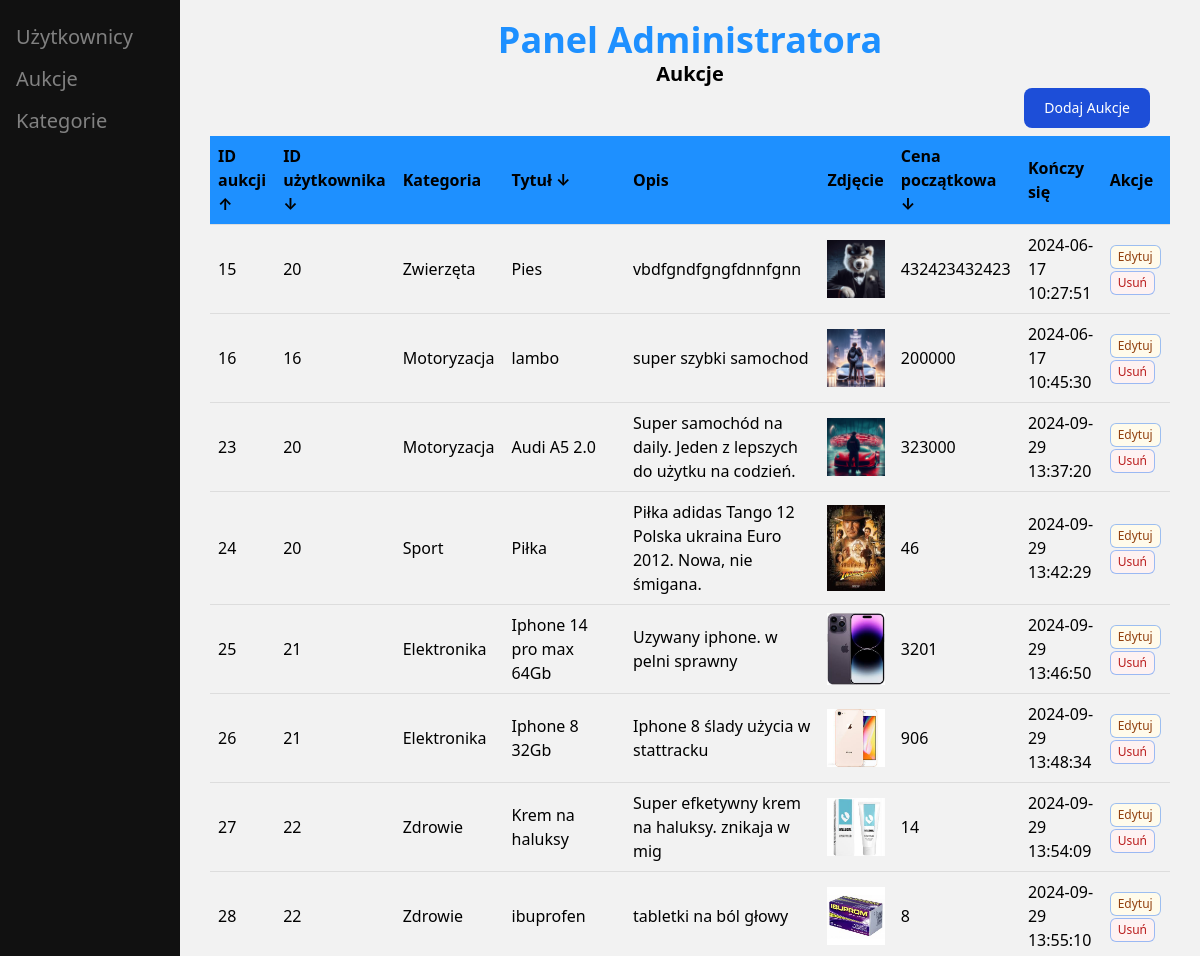
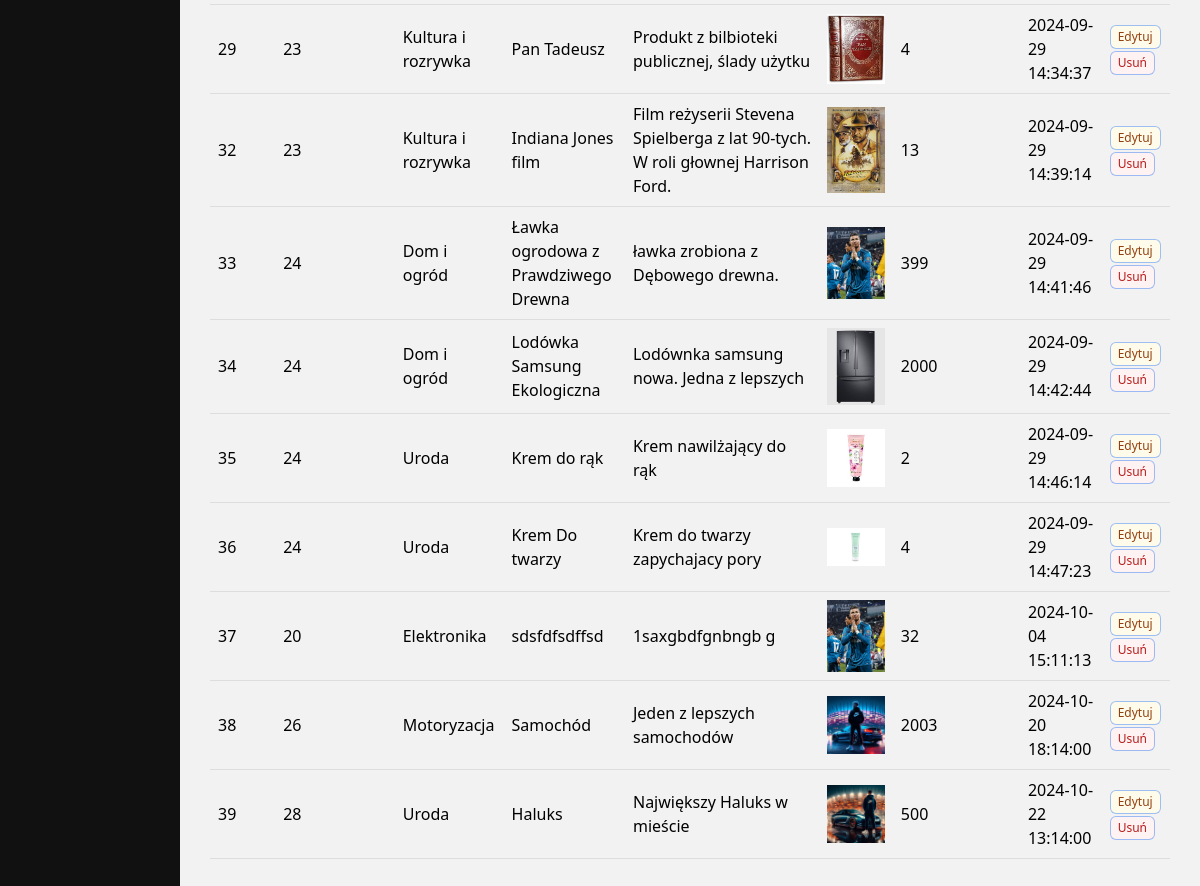
The app's page /dist/auctions_admin.php?sortByAuctionID=asc (signed in) with its own data (2 pictures, top to bottom).
### tables this page shows
CREATE TABLE `auctions` (
  `id_auction` int(11) NOT NULL,
  `id_user` int(11) NOT NULL,
  `id_category` int(11) NOT NULL,
  `title` varchar(50) NOT NULL,
  `description` varchar(1000) NOT NULL,
  `image` varchar(255) NOT NULL,
  `start_price` double NOT NULL,
  `end_time` datetime NOT NULL DEFAULT current_timestamp(),
  `highest_bidder_id` int(11) DEFAULT NULL,
  `status` varchar(50) NOT NULL DEFAULT 'active'
);

CREATE TABLE `categories` (
  `id_category` int(11) NOT NULL,
  `category_name` varchar(100) NOT NULL
);

### scripts/filtr_auctions_admin.php (called while the page is built, shortened)
<?php
    $sortByAuctionID = isset($_GET['sortByAuctionID']) ? $_GET['sortByAuctionID'] : '';
    $sortByUserID = isset($_GET['sortByUserID']) ? $_GET['sortByUserID'] : '';
    $sortByTitle = isset($_GET['sortByTitle']) ? $_GET['sortByTitle'] : '';
    $sortByStartPrice = isset($_GET['sortByStartPrice']) ? $_GET['sortByStartPrice'] : '';
?>

### dist/auctions_admin.php (the view, shortened to what this page needs)
<?php
    include_once "../scripts/filtr_auctions_admin.php";
    $sql = "SELECT auctions.*, categories.category_name
    FROM auctions
    JOIN categories ON auctions.id_category = categories.id_category";
    $stmt = $conn->prepare($sql);
    $stmt->execute();
    $auctions = $stmt->fetchAll(PDO::FETCH_ASSOC);
?>
<!DOCTYPE html>
<html lang="en">
<head>
    <link rel="stylesheet" href="../src/auctions_admin.css">
    <link href="https://cdn.jsdelivr.net/npm/tailwindcss@2.2.19/dist/tailwind.min.css" rel="stylesheet">
</head>
<body>
    <div class="sidebar">
        <a href="admin.php"><i class="fa fa-fw fa-user"></i> Użytkownicy</a>
        <a href="auctions_admin.php"><i class="fa fa-clipboard"></i> Aukcje</a>
        <a href="category_admin.php"><i class="fa fa-clipboard"></i> Kategorie</a>
    </div>
    <div class="main">
        <h1 class="font-bold text-4xl ">Panel Administratora</h1>
        <h2 class="font-bold text-xl">Aukcje</h2>
        <div class="flex justify-end mr-5"><button type="button" class="ml-3 text-white bg-blue-700 hover:bg-blue-800 focus:ring-4 focus:ring-blue-300 font-medium rounded-lg text-sm px-5 py-2.5 me-2 mb-2 dark:bg-blue-600 dark:hover:bg-blue-700 focus:outline-none dark:focus:ring-blue-800"><a href="add_admin_auction.php">Dodaj Aukcje</a></button></div>
        <table>
            <tr>
                <th><a href="?sortByAuctionID=<?php echo $sortByAuctionID === 'asc' ? 'desc' : 'asc'; ?>">ID aukcji <?php if ($sortByAuctionID === 'asc') echo "&#8593;"; else echo "&#8595;"; ?></a></th>
                <th><a href="?sortByUserID=<?php echo $sortByUserID === 'asc' ? 'desc' : 'asc'; ?>">ID użytkownika <?php if ($sortByUserID === 'asc') echo "&#8593;"; else echo "&#8595;"; ?></a></th>
                <th>Kategoria</th>
                <th><a href="?sortByTitle=<?php echo $sortByTitle === 'asc' ? 'desc' : 'asc'; ?>">Tytuł <?php if ($sortByTitle === 'asc') echo "&#8593;"; else echo "&#8595;"; ?></a></th>
                <th>Opis</th>
                <th>Zdjęcie</th>
                <th><a href="?sortByStartPrice=<?php echo $sortByStartPrice === 'asc' ? 'desc' : 'asc'; ?>">Cena początkowa <?php if ($sortByStartPrice === 'asc') echo "&#8593;"; else echo "&#8595;"; ?></a></th>
                <th>Kończy się</th>
                <th>Akcje</th>
            </tr>
             <?php foreach ($auctions as $auction): ?>
                <tr>
                <td><?php echo htmlspecialchars($auction['id_auction']); ?></td>
                <td><?php echo htmlspecialchars($auction['id_user']); ?></td>
                <td><?php echo htmlspecialchars($auction['category_name']); ?></td>
                    <td><?php echo htmlspecialchars($auction['title']); ?></td>
                    <td><?php echo htmlspecialchars($auction['description']); ?></td>
                    <td><img src="<?php echo htmlspecialchars($auction['image']); ?>" alt="Zdjęcie produktu" width="100"></td>
                    <td><?php echo htmlspecialchars($auction['start_price']); ?></td>
                    <td><?php echo htmlspecialchars($auction['end_time']); ?></td>
                    <td>
                        <span class="inline-flex items-center rounded-md bg-yellow-50 px-2 py-1 text-xs font-medium text-yellow-800 ring-1 ring-inset ring-yellow-600/20"><a href="edit_auction.php?id=<?php echo htmlspecialchars($auction['id_auction']); ?>">Edytuj</a></span>
                        <span class="inline-flex items-center rounded-md bg-red-50 px-2 py-1 text-xs font-medium text-red-700 ring-1 ring-inset ring-red-600/10"><a href="../scripts/delete_auctions_admin.php?id=<?php echo htmlspecialchars($auction['id_auction']); ?>">Usuń</a></span>
                    </td>
                </tr>
            <?php endforeach; ?>
        </table>
    </div>
</body>
</html>

### src/auctions_admin.css (style rules this page uses)
body { font-family: Arial, sans-serif; background-color: #f2f2f2; padding: 20px; }
h1 { text-align: center; color: #1E90FF; }
h2 { text-align: center; }
table { width: 100%; border-collapse: collapse; margin-bottom: 20px; }
th, td { padding: 8px; text-align: left; border-bottom: 1px solid #ddd; }
th { background-color: #1E90FF; }
.sidebar { height: 100%; width: 180px; position: fixed; z-index: 1; top: 0; left: 0; background-color: #111; overflow-x: hidden; padding-top: 16px; }
.sidebar a { padding: 6px 8px 6px 16px; text-decoration: none; font-size: 20px; color: #818181; display: block; }
.main { margin-left: 180px; padding: 0px 10px; }

### records on screen
auctions: id_auction "15", id_user "20", id_category.category_name "Zwierzęta", title "Pies", description "vbdfgndfgngfdnnfgnn", image (picture), start_price "432423432423", end_time "2024-06-17 10:27:51"
auctions: id_auction "16", id_user "16", id_category.category_name "Motoryzacja", title "lambo", description "super szybki samochod", image (picture), start_price "200000", end_time "2024-06-17 10:45:30"
auctions: id_auction "23", id_user "20", id_category.category_name "Motoryzacja", title "Audi A5 2.0", description "Super samochód na daily. Jeden z lepszych do użytku na codzień.", image (picture), start_price "323000", end_time "2024-09-29 13:37:20"
auctions: id_auction "24", id_user "20", id_category.category_name "Sport", title "Piłka", description "Piłka adidas Tango 12 Polska ukraina Euro 2012. Nowa, nie śmigana.", image (picture), start_price "46", end_time "2024-09-29 13:42:29"
auctions: id_auction "25", id_user "21", id_category.category_name "Elektronika", title "Iphone 14 pro max 64Gb", description "Uzywany iphone. w pelni sprawny", image (picture), start_price "3201", end_time "2024-09-29 13:46:50"
auctions: id_auction "26", id_user "21", id_category.category_name "Elektronika", title "Iphone 8 32Gb", description "Iphone 8 ślady użycia w stattracku", image (picture), start_price "906", end_time "2024-09-29 13:48:34"
auctions: id_auction "27", id_user "22", id_category.category_name "Zdrowie", title "Krem na haluksy", description "Super efketywny krem na haluksy. znikaja w mig", image (picture), start_price "14", end_time "2024-09-29 13:54:09"
auctions: id_auction "28", id_user "22", id_category.category_name "Zdrowie", title "ibuprofen", description "tabletki na ból głowy", image (picture), start_price "8", end_time "2024-09-29 13:55:10"
auctions: id_auction "29", id_user "23", id_category.category_name "Kultura i rozrywka", title "Pan Tadeusz", description "Produkt z bilbioteki publicznej, ślady użytku", image (picture), start_price "4", end_time "2024-09-29 14:34:37"
auctions: id_auction "32", id_user "23", id_category.category_name "Kultura i rozrywka", title "Indiana Jones film", description "Film reżyserii Stevena Spielberga z lat 90-tych. W roli głownej Harrison Ford.", image (picture), start_price "13", end_time "2024-09-29 14:39:14"
auctions: id_auction "33", id_user "24", id_category.category_name "Dom i ogród", title "Ławka ogrodowa z Prawdziwego Drewna", description "ławka zrobiona z Dębowego drewna.", image (picture), start_price "399", end_time "2024-09-29 14:41:46"
auctions: id_auction "34", id_user "24", id_category.category_name "Dom i ogród", title "Lodówka Samsung Ekologiczna", description "Lodównka samsung nowa. Jedna z lepszych", image (picture), start_price "2000", end_time "2024-09-29 14:42:44"
auctions: id_auction "35", id_user "24", id_category.category_name "Uroda", title "Krem do rąk", description "Krem nawilżający do rąk", image (picture), start_price "2", end_time "2024-09-29 14:46:14"
auctions: id_auction "36", id_user "24", id_category.category_name "Uroda", title "Krem Do twarzy", description "Krem do twarzy zapychajacy pory", image (picture), start_price "4", end_time "2024-09-29 14:47:23"
auctions: id_auction "37", id_user "20", id_category.category_name "Elektronika", title "sdsfdfsdffsd", description "1saxgbdfgnbngb g", image (picture), start_price "32", end_time "2024-10-04 15:11:13"
auctions: id_auction "38", id_user "26", id_category.category_name "Motoryzacja", title "Samochód", description "Jeden z lepszych samochodów", image (picture), start_price "2003", end_time "2024-10-20 18:14:00"
auctions: id_auction "39", id_user "28", id_category.category_name "Uroda", title "Haluks", description "Największy Haluks w mieście", image (picture), start_price "500", end_time "2024-10-22 13:14:00"
